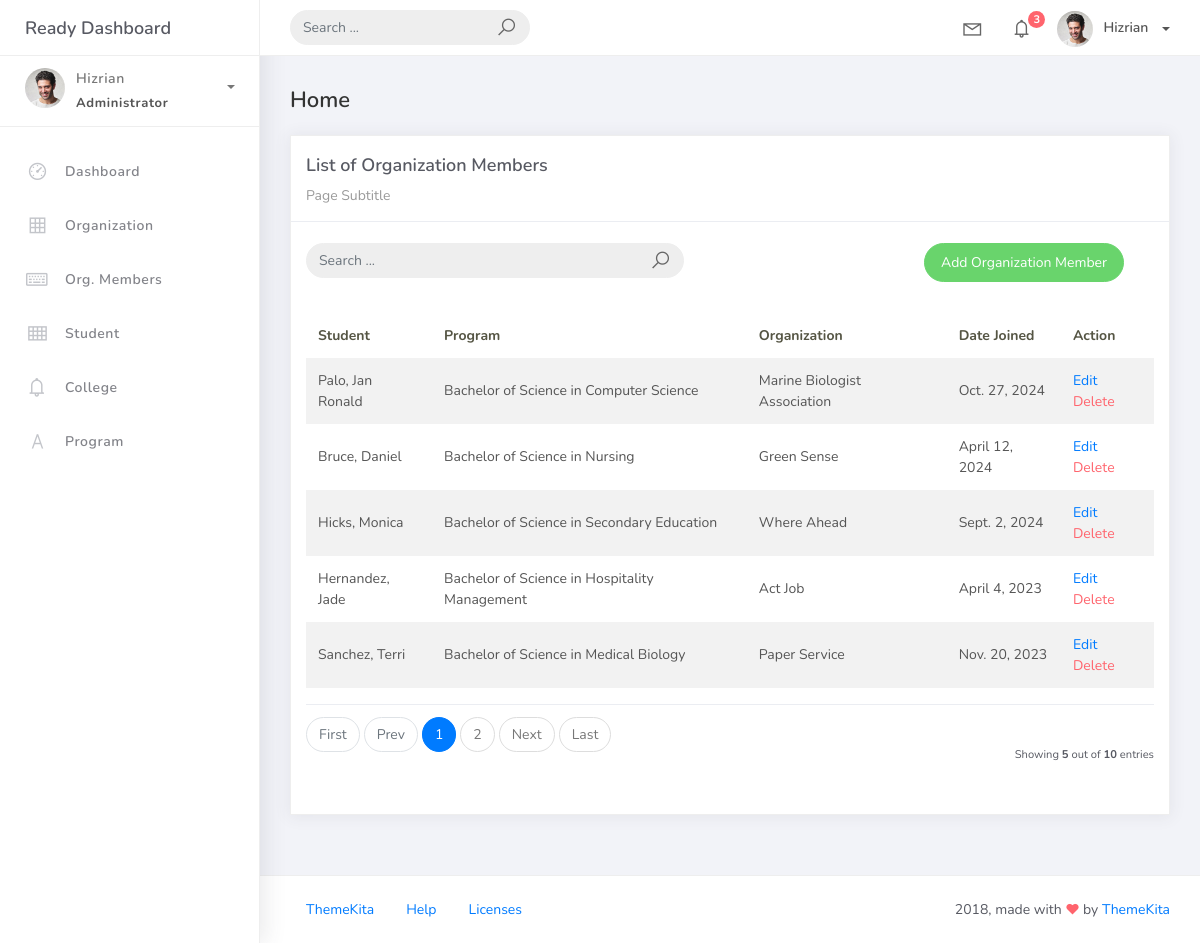
The page /orgmember_list on the database its author committed.
### studentorg/models.py (models this page shows, shortened)
class BaseModel(models.Model):
    created_at = models.DateTimeField(auto_now_add=True, db_index=True)
    updated_at = models.DateTimeField(auto_now=True)
    class Meta:
        abstract = True

class OrgMember(BaseModel):
    student = models.ForeignKey(Student, on_delete=models.CASCADE)
    organization = models.ForeignKey(Organization, on_delete=models.CASCADE)
    date_joined = models.DateField()

class Student(BaseModel):
    student_id = models.CharField("Student ID", max_length=15)
    lastname = models.CharField("Last Name", max_length=25)
    firstname = models.CharField("First Name", max_length=25)
    middlename = models.CharField("Middle Name", max_length=25, blank=True, null=True)
    program = models.ForeignKey(Program, on_delete=models.CASCADE)
    def __str__(self):
        return f"{self.lastname}, {self.firstname}"

class Program(BaseModel):
    prog_name = models.CharField("Program", max_length=150)
    college = models.ForeignKey(College, on_delete=models.CASCADE)
    def __str__(self):
        return self.prog_name

class Organization(BaseModel):
    name = models.CharField(max_length=250)
    college = models.ForeignKey(College, null=True, blank=True, on_delete=models.CASCADE)
    description = models.CharField(max_length=500)
    def __str__(self):
        return self.name

### studentorg/views.py (the view)
# urls.py: path('orgmember_list', OrgMemberList.as_view(), name='orgmember-list'),
class OrgMemberList(ListView):
    model = OrgMember
    context_object_name = 'orgmember'
    template_name = 'org_member_list.html'
    paginate_by = 5
    def get_queryset(self, *args, **kwargs):
        qs = super(OrgMemberList, self).get_queryset(*args, **kwargs)
        if self.request.GET.get("q") is not None:
            query = self.request.GET.get('q')
            qs = qs.filter(Q(student__firstname__icontains=query) | Q(student__lastname__icontains=query) | Q(student__middlename__icontains=query) | Q(organization__name__icontains=query) | Q(student__program__prog_name__icontains=query))
        return qs

### templates/org_member_list.html
{% extends 'base.html' %}
{% load static %}
{% block content %}
<div class="content">
   <div class="container-fluid">
     <h4 class="page-title">Home</h4>
     <div class="row">
       <div class="col-md-12">
         <div class="card">
           <div class="card-header">
             <div class="card-title">List of Organization Members</div>
             <div class="card-category">Page Subtitle</div>
           </div>
           <br />
<div class="col-md-12 row">
 <div class="col-md-6">
  <form class="navbar-left navbar-form nav-search mr-md-3" action="{% url 'orgmember-list' %}">
          <div class="input-group">
           <input type="text" placeholder="Search ..." class="form-control" name="q"/>
           <div class="input-group-append">
           <span class="input-group-text">
            <i class="la la-search search-icon"></i>
           </span>
           </div>
          </div>
         </form>
        </div>
        <div class="col-md-6">
         <div class="pull-right">
    <a href="{% url 'orgmember-add' %}" class="btn btn-success btn-rounded">Add Organization Member</a>
         </div>
 </div>
</div>
           <div class="card-body">
             <table class="table table-striped mt-3">
               <thead>
                 <tr>
                   <th scope="col">Student</th>
                   <th scope="col">Program</th>
                   <th scope="col">Organization</th>
                   <th scope="col">Date Joined</th>
                   <th scope="col">Action</th>
                 </tr>
               </thead>
               <tbody>
                 {% for object in object_list %}
                 <tr>
                   <td>{{ object.student }}</td>
                   <td>{{ object.student.program }}</td>
                   <td>{{ object.organization }}</td>
                   <td>{{ object.date_joined }}</td>
                   <td>
                    <a href="orgmember_list/{{ object.id }}">Edit</a>
                    <a href="orgmember_list/{{ object.id }}/delete" class="text-danger">Delete</a>
                   </td>
                </tr>
                {% empty %}
                <tr>
                    <td colspan="4" style="text-align: center">
                        <p class="text-sm font-weight-bold mb-0">No Records Found</p>
                    </td>
                 </tr>
                 {% endfor %}
               </tbody>
             </table>
             {% include 'includes/pagination.html' %}
           </div>
         </div>
       </div>
     </div>
   </div>
</div>
{% endblock %}

### rows shown on the page
OrgMember: student "Palo, Jan Ronald", student.program "Bachelor of Science in Computer Science", organization "Marine Biologist Association", date_joined "Oct. 27, 2024"
OrgMember: student "Bruce, Daniel", student.program "Bachelor of Science in Nursing", organization "Green Sense", date_joined "April 12, 2024"
OrgMember: student "Hicks, Monica", student.program "Bachelor of Science in Secondary Education", organization "Where Ahead", date_joined "Sept. 2, 2024"
OrgMember: student "Hernandez, Jade", student.program "Bachelor of Science in Hospitality Management", organization "Act Job", date_joined "April 4, 2023"
OrgMember: student "Sanchez, Terri", student.program "Bachelor of Science in Medical Biology", organization "Paper Service", date_joined "Nov. 20, 2023"

### other values the page prints
{{ page_num }} "1"
{{ page_num }} "2"
{{ object_list.count }} "5"
{{ paginator.count }} "10"
